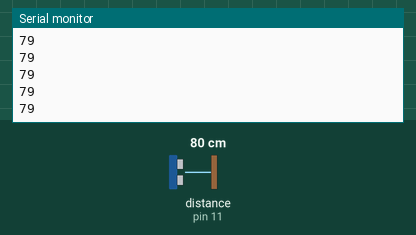
The sketch below on a simulated Arduino Uno, built with avr-gcc and run on an emulated ATmega328P. On the bench: the last lines printed to the serial monitor. Wiring (inferred from the names in the program): ultrasonic range finder: trigger pin 12; echo pin 11. The inputs (shaded band) are chosen by the test bench; at power-on: distance to the obstacle (sensor on pin 11) 80 cm. The echo pulse lasts 58.3 µs per cm.

Above: at 1.2 s.
1.3 s: distance to the obstacle (sensor on pin 11) set to 2 cm
At 1.34 s:
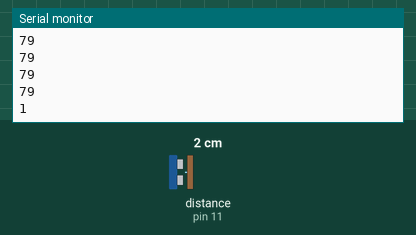
2.8 s: distance to the obstacle (sensor on pin 11) set to 4 cm
At 2.81 s:
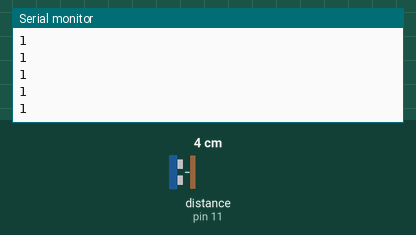
Timing chart, 0 to 5.8 s (numbered marks = the images above; inputs shaded):
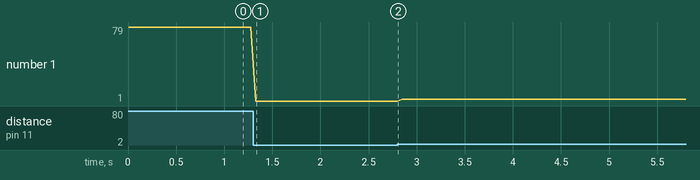

The sketch:

Ultrasonic_Sensor.ino
```cpp
//Ultrasonic Sensors are devices which generates or sense ultrasound energy
//In this experiment, Ultrasonic Sensor will be used to measure distance of the ultrasound

#define echoPin 11  //Declare Echo Pin at pin no.11
#define trigPin 12  //Declare Trigger Pin at pin no.12

long duration;  //Durations are used to calculate distance
long distance;

void setup()   {
  Serial.begin(9600);
  pinMode(trigPin,OUTPUT);  //Set the Trigger Pin as output
  pinMode(echoPin,INPUT);  //Set the Echo Pin as Input
}

void loop()   {

  digitalWrite(trigPin, LOW);
  delayMicroseconds(2);  //Pause for 2 microsecond

  digitalWrite(trigPin, HIGH);
  delayMicroseconds(10);  //Pause for 10 microsecond

  digitalWrite(trigPin, LOW);
  duration= pulseIn(echoPin,HIGH);

//Calculate the distance in centimeters based on the speed of sound
 distance=duration/58.2;

Serial.println(distance);  //Display the distance on a Serial Monitor

    delay(50);

}
```

Measured:
- after the input at 1.3 s, the serial monitor: prints a new line at once (image 1)
- plotted number 1: 79 → 1 after the input at 1.3 s, 1 → 3 after the input at 2.8 s
